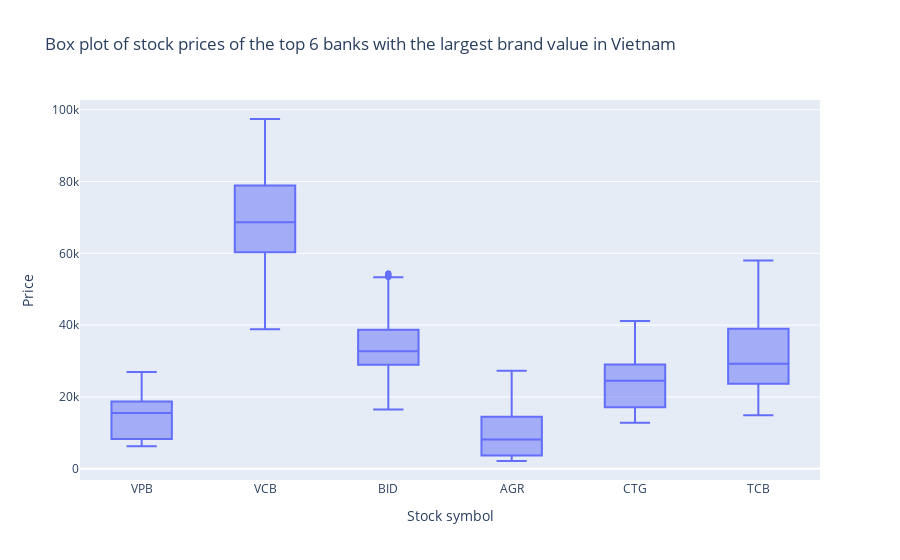

Here is the notebook cell this chart was saved with:
### Markdown cell above
#### **2.2. Nên đầu tư cổ phiếu nào?**
##### **Thông tin đang quan tâm:**
- Hiểu biết về các ngân hàng: Điều này bao gồm nghiên cứu về lịch sử và hiện tại của các ngân hàng, dòng sản phẩm/dịch vụ của họ, cạnh tranh, và triển vọng tương lai.
- Phân tích thị trường: Xem xét xu hướng thị trường chung, tình hình kinh tế, chính trị và xã hội, cũng như ảnh hưởng của các yếu tố này đối với ngành ngân hàng, và đối với từng ngân hàng.
- Mục tiêu đầu tư: Xác định mục tiêu đầu tư, bao gồm thời gian, mức độ rủi ro, và mục tiêu lợi nhuận.

##### **Hướng tiếp cận:**
- Phân tích và so sánh về giá cổ phiếu và khối lượng giao dịch giữa 6 ngân hàng
##### **Cách trực quan để trả lời câu hỏi:**
- Dùng biểu đồ hộp, biểu đồ cột, biểu đồ phân tán

### Code cell
# Biểu đồ hộp giá cổ phiếu
fig = px.box(full_df, x='Stock symbol', y='Price', title='Box plot of stock prices of the top 6 banks with the largest brand value in Vietnam')
fig.show()

### Figure 1 — Plotly figure (JSON) as saved in the notebook; plotly's stock layout.template omitted (floating-point values rounded to 4 significant figures; data arrays with more than 128 entries replaced by an {"elided": "..."} marker saying what was removed)
{"data": [{"alignmentgroup": "True", "hovertemplate": "Stock symbol=%{x}<br>Price=%{y}<extra></extra>", "legendgroup": "", "marker": {"color": "#636efa"}, "name": "", "notched": false, "offsetgroup": "", "orientation": "v", "showlegend": false, "type": "box", "x": {"elided": "8963 str values"}, "x0": " ", "xaxis": "x", "y": {"elided": "8963 float values"}, "y0": " ", "yaxis": "y"}], "layout": {"boxmode": "group", "legend": {"tracegroupgap": 0}, "title": {"text": "Box plot of stock prices of the top 6 banks with the largest brand value in Vietnam"}, "xaxis": {"anchor": "y", "domain": [0, 1], "title": {"text": "Stock symbol"}}, "yaxis": {"anchor": "x", "domain": [0, 1], "title": {"text": "Price"}}}}
